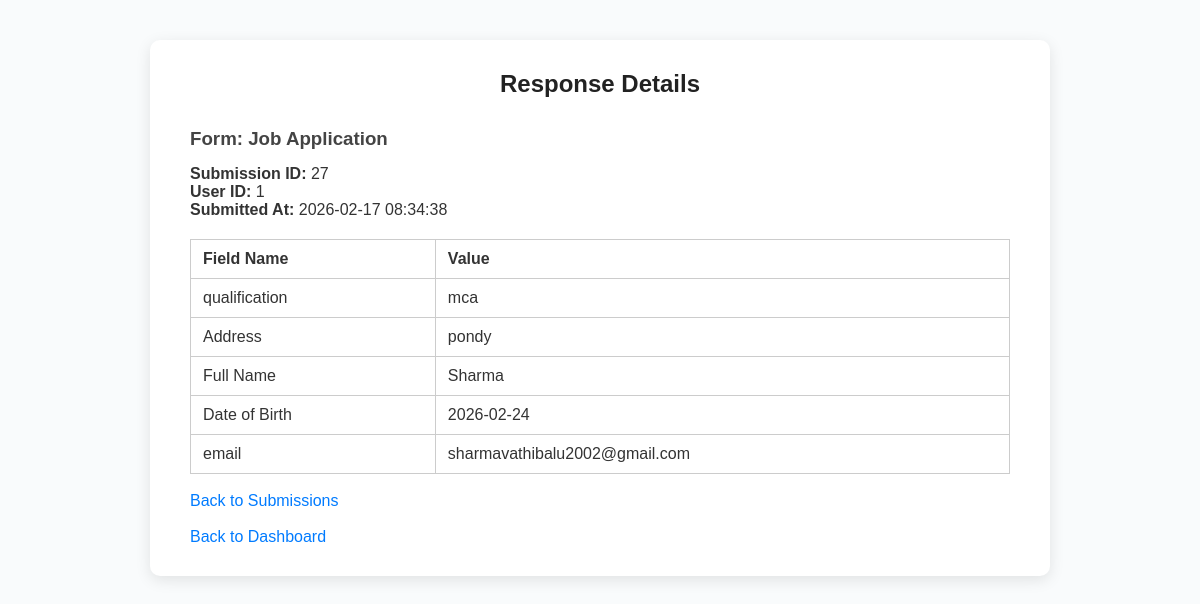
The app's page /admin/view_response_detail.php?response_id=27 with its own data.
### tables this page shows
CREATE TABLE `forms` (
  `id` int(11) NOT NULL,
  `form_name` varchar(255) NOT NULL,
  `created_at` timestamp NOT NULL DEFAULT current_timestamp(),
  `version` int(11) DEFAULT 1
);

CREATE TABLE `form_responses` (
  `id` int(11) NOT NULL,
  `form_id` int(11) DEFAULT NULL,
  `user_id` int(11) DEFAULT NULL,
  `submitted_at` timestamp NOT NULL DEFAULT current_timestamp(),
  `version` int(11) DEFAULT NULL
);

CREATE TABLE `form_response_values` (
  `id` int(11) NOT NULL,
  `response_id` int(11) DEFAULT NULL,
  `field_id` int(11) DEFAULT NULL,
  `value` text DEFAULT NULL,
  `field_label` varchar(255) DEFAULT NULL,
  `field_type` varchar(50) DEFAULT NULL
);

CREATE TABLE `form_fields` (
  `id` int(11) NOT NULL,
  `form_id` int(11) DEFAULT NULL,
  `label` varchar(255) DEFAULT NULL,
  `type` varchar(50) DEFAULT NULL,
  `required` tinyint(1) DEFAULT 0,
  `placeholder` varchar(255) DEFAULT NULL,
  `sort_order` int(11) DEFAULT NULL
);

### admin/view_response_detail.php (the view, shortened to what this page needs)
 <?php
include "../configure/database_connection.php";
$response_id = intval($_GET['response_id']);
$response_query = $conn->query("SELECT * FROM form_responses WHERE id=$response_id");
$response = $response_query->fetch_assoc();
$form_query = $conn->query("SELECT * FROM forms WHERE id={$response['form_id']}");
$form = $form_query->fetch_assoc();
$values = $conn->query("
    SELECT f.label, f.type, v.value
    FROM form_response_values v
    JOIN form_fields f ON v.field_id = f.id
    WHERE v.response_id=$response_id
");
?>
<!DOCTYPE html>
<html>
<head>
    <link rel="stylesheet" href="../css/style.css">
</head>
<body>
<div class="container">
<h2>Response Details</h2>
<h3>Form: <?php echo htmlspecialchars($form['form_name']); ?></h3>
<p>
    <strong>Submission ID:</strong> <?php echo $response['id']; ?> <br>
    <strong>User ID:</strong> <?php echo $response['user_id']; ?> <br>
    <strong>Submitted At:</strong> <?php echo $response['submitted_at']; ?>
</p>
<?php if ($values->num_rows > 0): ?>
    <table>
        <tr>
            <th>Field Name</th>
            <th>Value</th>
        </tr>
        <?php while($row = $values->fetch_assoc()): ?>
            <tr>
                <td><?php echo htmlspecialchars($row['label']); ?></td>
                <td><?php echo htmlspecialchars($row['value']); ?></td>
            </tr>
        <?php endwhile; ?>
    </table>
<?php else: ?>
    <p>No values found for this submission.</p>
<?php endif; ?>
<br>
<a href="view_responses.php?form_id=<?php echo $form['id']; ?>">Back to Submissions</a>
<br><br>
<a href="admin_dashboard.php">Back to Dashboard</a>
</div>
</body>
</html>

### css/style.css (style rules this page uses)
* { box-sizing: border-box; font-family: Arial, sans-serif; margin: 0; padding: 0; }
body { background-color: #f9fbfc; color: #333; }
.container { width: 90%; max-width: 900px; margin: 40px auto; background: #fff; padding: 30px 40px; border-radius: 10px; box-shadow: 0 4px 15px rgba(0,0,0,0.1); }
h2 { color: #222; margin-bottom: 20px; text-align: center; }
h3 { color: #444; margin-top: 30px; margin-bottom: 15px; }
a { color: #007BFF; text-decoration: none; transition: 0.3s; }
table { width: 100%; border-collapse: collapse; margin-top: 20px; }
table, th, td { border: 1px solid #ccc; }
th, td { padding: 10px 12px; text-align: left; }

### records on screen
forms: form_name "Job Application"
form_responses: id "27", user "1", submitted_at "2026-02-17 08:34:38"
form_response_values: field.label "qualification", value "mca"
form_response_values: field.label "Address", value "pondy"
form_response_values: field.label "Full Name", value "Sharma"
form_response_values: field.label "Date of Birth", value "2026-02-24"
form_response_values: field.label "email", value "sharmavathibalu2002@gmail.com"
